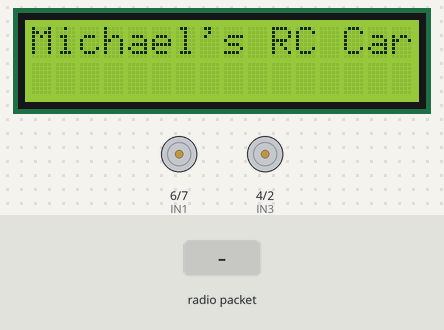
Recording of a sketch running on a simulated Arduino Uno, built with avr-gcc and run on an emulated ATmega328P. Shown: 16×2 character LCD, motor-driver pin pairs drawn as motors (green arrow = first pin HIGH = forward, orange = second pin HIGH = backward, longer = more drive, scaled by the enable pin). Inputs (shaded band) come from the test bench. No radio packets arrive unless stated.

Above: at 1.2 s.
1.3 s: radio packet "FORWARD" arrives
At 2.2 s:
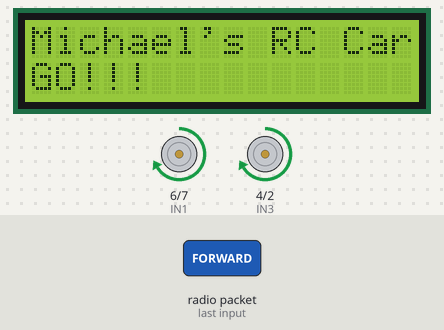
2.8 s: radio packet "BACKWARD" arrives
At 3.6 s:
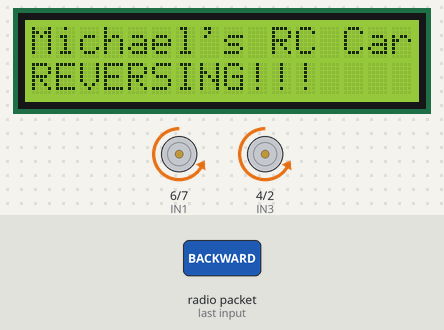
4.3 s: radio packet "RIGHT" arrives
At 4.7 s:
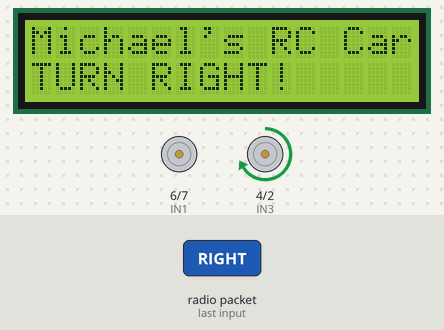
5.8 s: radio packet "LEFT" arrives
At 7.0 s:
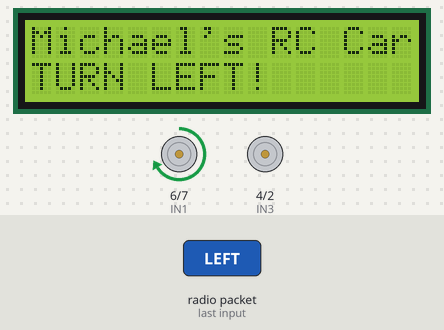
Timing chart, 0 to 8.3 s (numbered marks = the images above; inputs shaded):
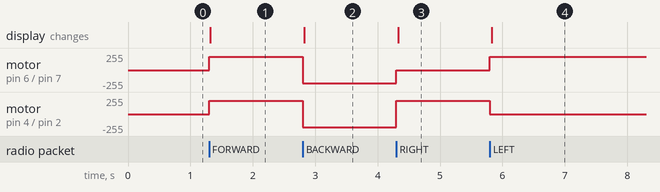

The sketch:

Remote_car_body.ino
```cpp
#include <SPI.h>
#include <nRF24L01.h>
#include <RF24.h>
#include <Wire.h>
#include <LiquidCrystal_I2C.h>

#define CONNECTION 10
#define ENA 5   // Left motor speed (PWM)
#define ENB 3   // Right motor speed (PWM)

#define IN1 6   // Left motor direction
#define IN2 7
#define IN3 4   // Right motor direction
#define IN4 2

unsigned long lastReceivedTime = 0;
const unsigned long timeout = 500; // milliseconds

LiquidCrystal_I2C lcd(0x27, 16, 2);

RF24 radio(8, 9); // CE, CSN

const byte address[6] = "00001";

void setup() {
  lcd.init();
  lcd.backlight();
  lcd.setCursor(0,0);
  lcd.print("Michael's RC Car");

  pinMode(ENA, OUTPUT);
  pinMode(ENB, OUTPUT);

  pinMode(IN1, OUTPUT);
  pinMode(IN2, OUTPUT);
  pinMode(IN3, OUTPUT);
  pinMode(IN4, OUTPUT);
  Serial.begin(9600);
  radio.begin();
  radio.openReadingPipe(0, address);
  radio.setPALevel(RF24_PA_MIN);
  radio.startListening();
}

void loop() {
  if (radio.available()) {
    char text[32] = "";
    radio.read(&text, sizeof(text));

    lastReceivedTime = millis();  // update connection time

    if (strcmp(text, "FORWARD") == 0){
      forwardMotors();
    } else if (strcmp(text, "BACKWARD") == 0){
      backwardMotors();
    } else if (strcmp(text, "RIGHT") == 0) {
      rightTurn();
    } else if (strcmp(text, "LEFT") == 0){
      leftTurn();
    } else if (strcmp(text, "STOP") == 0) {
      stopMotors();
    }
  }

  // Connection LED logic
  if (millis() - lastReceivedTime < timeout) {
    digitalWrite(CONNECTION, HIGH); // still connected
  } else {
    digitalWrite(CONNECTION, LOW);  // lost connection
  }
}

// ===== MOTOR FUNCTIONS =====

void forwardMotors() {
  digitalWrite(IN1, HIGH);
  digitalWrite(IN2, LOW);
  digitalWrite(IN3, HIGH);
  digitalWrite(IN4, LOW);

  analogWrite(ENA, 200);
  analogWrite(ENB, 200);
  clearRow(1);
  lcd.setCursor(0,1);
  lcd.print("GO!!!");
}

void backwardMotors() {
  digitalWrite(IN1, LOW);
  digitalWrite(IN2, HIGH);
  digitalWrite(IN3, LOW);
  digitalWrite(IN4, HIGH);

  analogWrite(ENA, 200);
  analogWrite(ENB, 200);
  clearRow(1);
  lcd.setCursor(0,1);
  lcd.print("REVERSING!!!");
}

void rightTurn() {
  digitalWrite(IN1, LOW);   // Left motor OFF
  digitalWrite(IN2, LOW);
  digitalWrite(IN3, HIGH);  // Right motor forward
  digitalWrite(IN4, LOW);

  analogWrite(ENA, 0);
  analogWrite(ENB, 200);
  clearRow(1);
  lcd.setCursor(0,1);
  lcd.print("TURN RIGHT!");
}

void leftTurn() {
  digitalWrite(IN1, HIGH);  // Left motor forward
  digitalWrite(IN2, LOW);
  digitalWrite(IN3, LOW);   // Right motor OFF
  digitalWrite(IN4, LOW);

  analogWrite(ENA, 200);
  analogWrite(ENB, 0);
  clearRow(1);
  lcd.setCursor(0,1);
  lcd.print("TURN LEFT!");
}

void stopMotors() {
  digitalWrite(IN1, LOW);
  digitalWrite(IN2, LOW);
  digitalWrite(IN3, LOW);
  digitalWrite(IN4, LOW);

  analogWrite(ENA, 0);
  analogWrite(ENB, 0);
  clearRow(1);
}

void clearRow(int row) {
  lcd.setCursor(0,row);
  for (int i=0; i< 16; i++) {
    lcd.print(" ");
  }
}
```

Measured:
- after the input at 1.3 s, motor on pin 6 (IN1) / pin 7 (IN2), motor on pin 4 (IN3) / pin 2 (IN4): stopped → forward 200/255 at once; the display: changes at once (image 1)
- after the input at 2.8 s, motor on pin 6 (IN1) / pin 7 (IN2), motor on pin 4 (IN3) / pin 2 (IN4): forward 200/255 → backward 200/255 at once; the display: changes at once (image 2)
- after the input at 4.3 s, motor on pin 6 (IN1) / pin 7 (IN2): backward 200/255 → stopped at once; motor on pin 4 (IN3) / pin 2 (IN4): backward 200/255 → forward 200/255 at once; the display: changes at once (image 3)
- after the input at 5.8 s, motor on pin 6 (IN1) / pin 7 (IN2): stopped → forward 200/255 at once; motor on pin 4 (IN3) / pin 2 (IN4): forward 200/255 → stopped at once; the display: changes at once (image 4)
